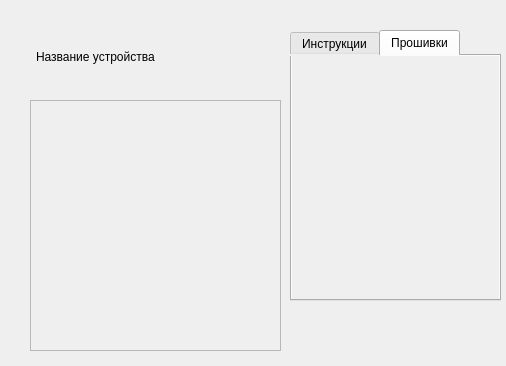
<?xml version="1.0" encoding="UTF-8"?>
<ui version="4.0">
 <class>Validation</class>
 <widget class="QWidget" name="Validation">
  <property name="geometry">
   <rect>
    <x>0</x>
    <y>0</y>
    <width>506</width>
    <height>366</height>
   </rect>
  </property>
  <property name="windowTitle">
   <string>Form</string>
  </property>
  <property name="styleSheet">
   <string notr="true">
background-color: rgb(239, 239, 239);</string>
  </property>
  <widget class="QPushButton" name="abort">
   <property name="geometry">
    <rect>
     <x>740</x>
     <y>379</y>
     <width>28</width>
     <height>25</height>
    </rect>
   </property>
   <property name="styleSheet">
    <string notr="true">QPushButton {
background-color: rgb(239, 239, 239);
image: url(:/CR.png);
border: 1px solid rgb(239, 239, 239);
}

QPushButton:pressed {
    background-color: black;
}</string>
   </property>
   <property name="text">
    <string/>
   </property>
  </widget>
  <widget class="QListView" name="listView">
   <property name="geometry">
    <rect>
     <x>30</x>
     <y>100</y>
     <width>251</width>
     <height>251</height>
    </rect>
   </property>
  </widget>
  <widget class="QTabWidget" name="tabWidget">
   <property name="geometry">
    <rect>
     <x>290</x>
     <y>30</y>
     <width>211</width>
     <height>271</height>
    </rect>
   </property>
   <property name="accessibleName">
    <string/>
   </property>
   <property name="currentIndex">
    <number>1</number>
   </property>
   <widget class="QWidget" name="tab_1">
    <attribute name="title">
     <string>Инструкции</string>
    </attribute>
   </widget>
   <widget class="QWidget" name="tab_2">
    <attribute name="title">
     <string>Прошивки</string>
    </attribute>
   </widget>
  </widget>
  <widget class="QLabel" name="label">
   <property name="geometry">
    <rect>
     <x>36</x>
     <y>26</y>
     <width>241</width>
     <height>61</height>
    </rect>
   </property>
   <property name="text">
    <string>Название устройства</string>
   </property>
  </widget>
 </widget>
 <resources/>
 <connections/>
</ui>
